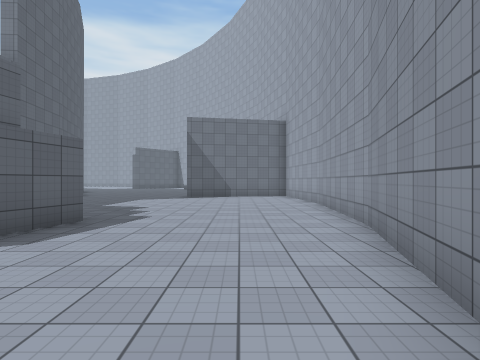
[1] (above)

18 first-person views from a walk through a Unity game level. The camera is 1.5 m above the floor, looks level and sees 80° across. The floor is counted in squares, 2 m on a side. Each view is taken from the middle of a square. On the plan, view 1 faces up. The plan holds only what a view shows up to about 10 squares ahead; the rest is blank. The place goes on beyond the plan. Surface patterns are stand-ins for the level's own textures.

[2]
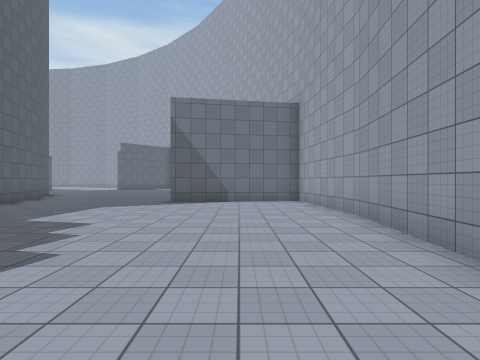

[3]
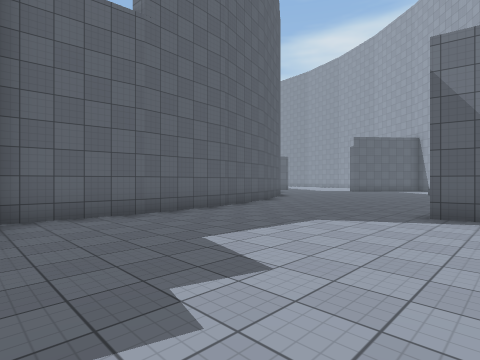

[4]
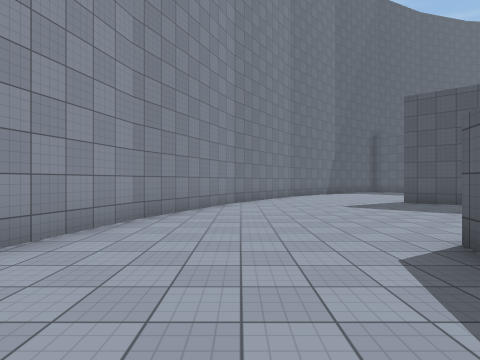

[5]
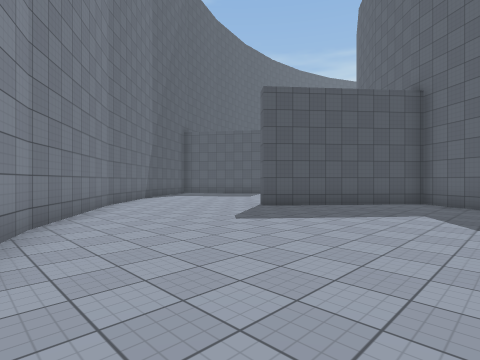

[6]
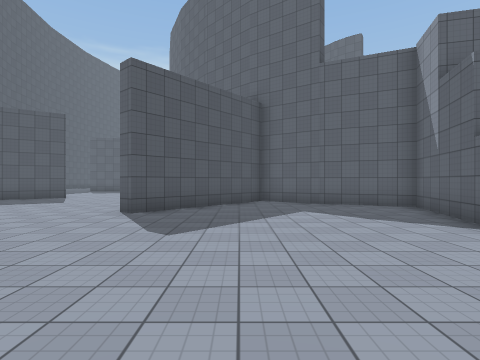

[7]
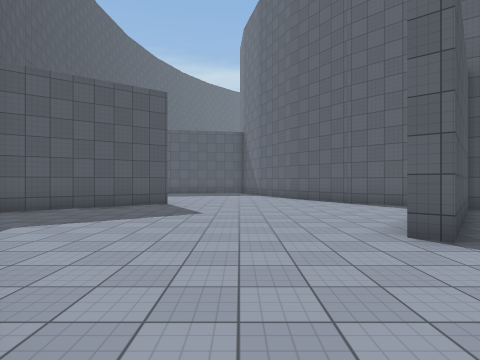

[8]
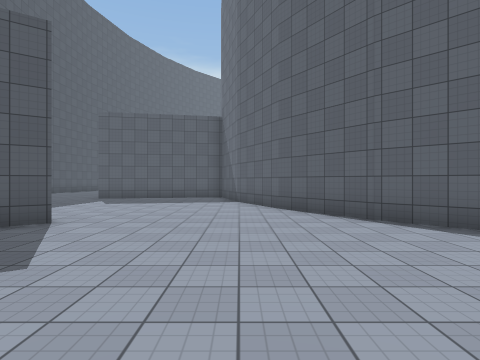

[9]
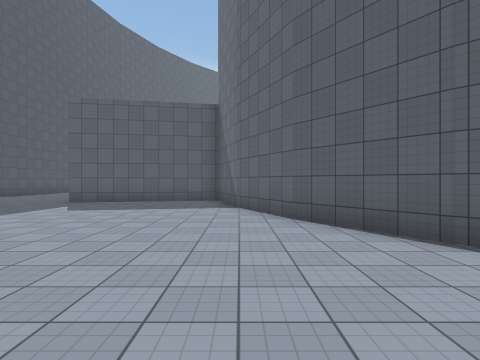

[10]
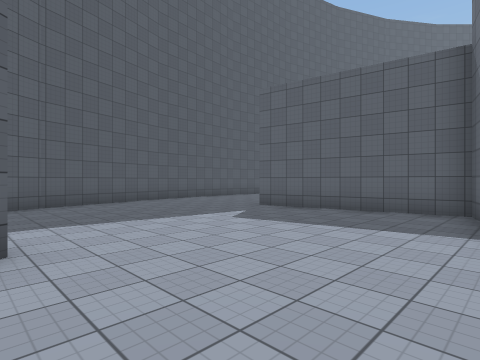

[11]
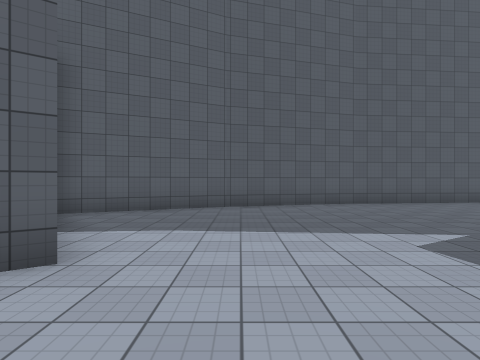

[12]
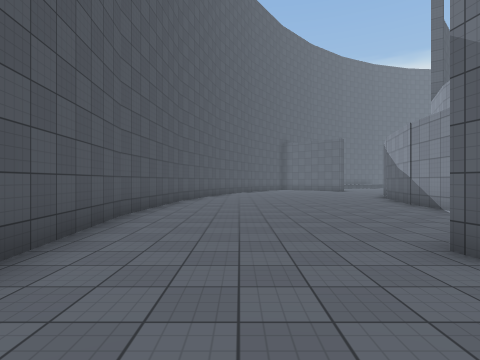

[13]
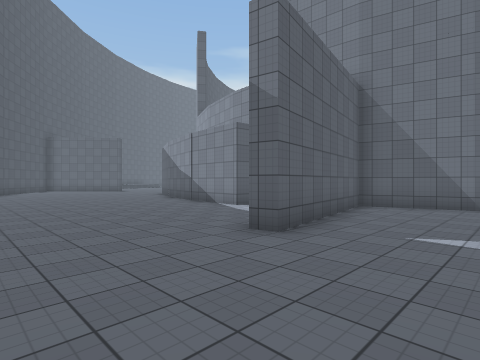

[14]
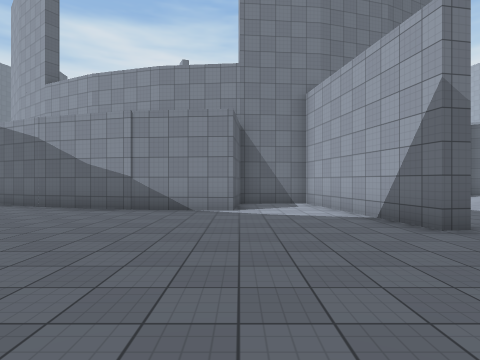

[15]
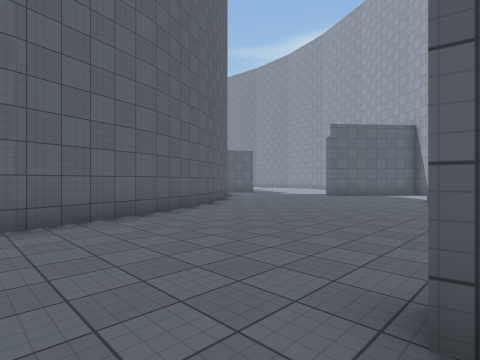

[16]
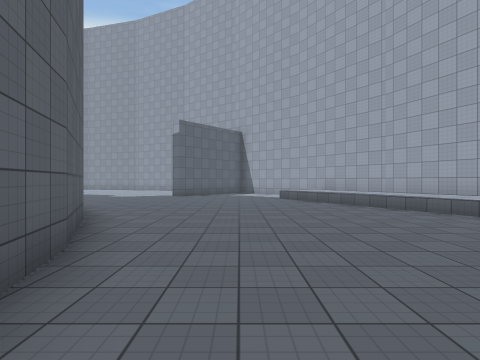

[17]
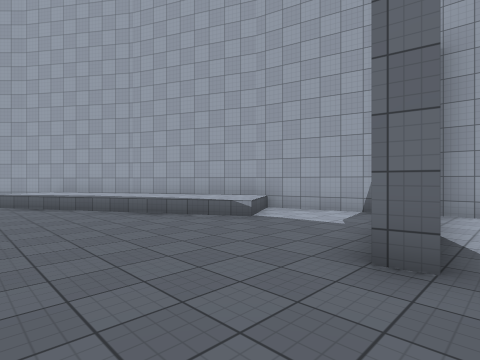

[18]
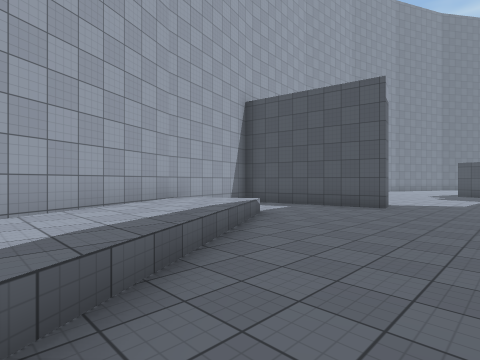

### Floor plan
Points are (right, up) in squares from view 1. A wall is a line through its corners. A room is listed if a view was taken in it or the views show most of it. See-through windows are left out.
Room 1 (views 1, 2, 3, 4, 5, 6, 7, 8, 9, 10, 11, 12, 13, 14, 15, 16, 17, 18)
walls: (-9, 1.6) (-10.2, -0.2) (-6.4, -3.4) (-6.7, -3.8); (-11.1, -1.2) (-12.4, -2.5); (-4.8, 3) (-7.9, 3.9) (-9.1, 1.4); (-12.3, -2.4) (-14.5, -4); (-14.4, -3.9) (-16.9, -5.1); (-2.8, 5.3) (-3.6, 2.7); (-7, 9.1) (-7.2, 6.5); (-3.2, -6.7) (-0.8, -3.3) (1.1, 0.7); (-16.8, -5.1) (-19.4, -5.8) (-18.5, -10.7) (-19, -10.8) (-19.9, -5.8) (-22, -6) (-22.2, -8) (-24.8, -7.8); (-4.3, -7.8) (-3.3, -6.8); (1, 0.6) (2.1, 4.8); (-12.4, -8.6) (-12, -8.3) (-9.6, -11.6); (-7.2, 11.7) (-7, 8.9); (2.1, 4.7) (2.5, 9) (2.1, 13.3); (-7.9, 14.2) (-7.2, 11.5); (0.7, 13) (-2.3, 12.5) (-2.4, 13) (2, 13.7) (1, 17.5); (-13.7, -14.1) (-10, -12.3); (-9.7, 17.5) (-9, 16.5) (-7.9, 14.1); (-24.7, -7.8) (-27.6, -7); (-17.9, -15.2) (-13.6, -14); (1, 17.3) (-0.8, 21.3); (-22, -15.5) (-17.8, -15.1); (-26.1, -15.1) (-21.9, -15.5)
low walls: (-0.6, 15.9) (-3.8, 21.5); (1.1, 17) (0.5, 16.7)

Positions as (right, up) in squares from view 1, and headings:
1: (0, 0), facing up
2: (0, 3), facing up
3: (-1, 6), facing up-left
4: (-1, 6), facing down
5: (0, 2), facing down-left
6: (0, -1), facing left
7: (-3, -6), facing left
8: (-7, -5), facing left
9: (-9, -5), facing left
10: (-12, -5), facing down-left
11: (-14, -6), facing down
12: (-16, -13), facing left
13: (-16, -14), facing up-left
14: (-22, -15), facing up
15: (-2, 11), facing up-left
16: (-6, 11), facing up
17: (-5, 12), facing up-right
18: (-5, 21), facing down-right
